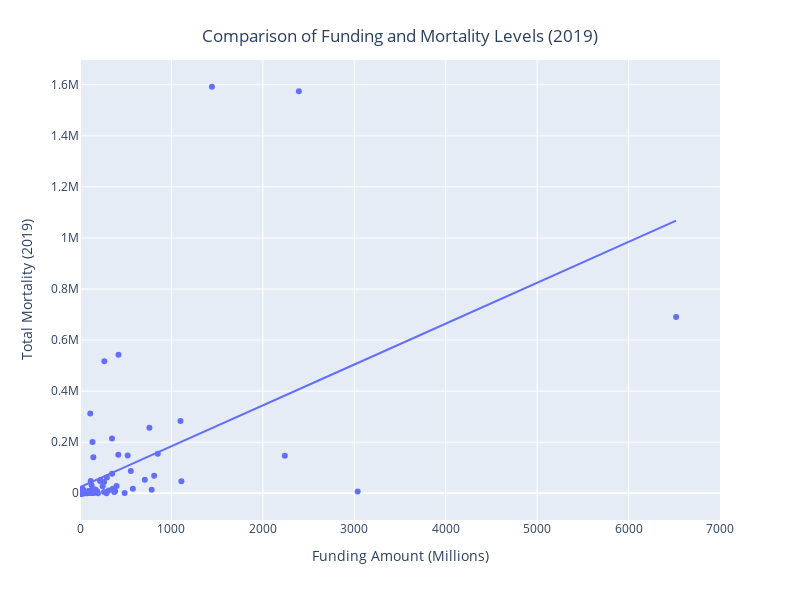

The notebook cell this image was saved under:
### Markdown cell above
We then plotted mortality compared to funding in 2019, with a simple linear (OLS) regression. Since there was a high concentration of categories in the lower left corner of the plot, we used plotly to facilitate zooming in on the plot. Hovering over the points shows the funding category.

### Code cell
fig3a = px.scatter(df2019, x="2019", y="2019_US_Mortality_19", hover_data=['research_category'], 
                trendline="ols", 
                labels={
                     "2019_US_Mortality_19": "Total Mortality (2019)",
                     "research_category": "Research Category",
                     "2019": "Funding Amount (Millions)"
                 }, 
                width=800, height=600)


fig3a.update_layout(
    title={
        'text': "Comparison of Funding and Mortality Levels (2019)",
        'y':0.95,
        'x':0.5,
        'xanchor': 'center',
        'yanchor': 'top'})

fig3a.update_layout(xaxis_range=[0,7000])

fig3a.write_image("figures/fig3a.png")

#fig3a.show()
py.iplot(fig3a, filename='fig3c')

### Figure 1 — Plotly figure (JSON) as saved in the notebook; plotly's stock layout.template omitted (floating-point values rounded to 4 significant figures)
{"data": [{"customdata": [["Acute Respiratory Distress Syndrome "], ["Alcoholism, Alcohol Use and Health 1"], ["Allergic Rhinitis (Hay Fever) "], ["Alzheimer's Disease "], ["Anorexia "], ["Aphasia "], ["Asthma "], ["Ataxia Telangiectasia "], ["Atherosclerosis "], ["Attention Deficit Disorder (ADD) "], ["Autism "], ["Brain Cancer "], ["Breast Cancer "], ["Cachexia "], ["Cancer "], ["Cardiovascular "], ["Cerebral Palsy "], ["Cerebrovascular "], ["Cervical Cancer "], ["Chronic Fatigue Syndrome (ME/CFS) "], ["Chronic Liver Disease and Cirrhosis "], ["Chronic Obstructive Pulmonary Disease "], ["Colo-Rectal Cancer "], ["Crohn's Disease "], ["Cystic Fibrosis "], ["Depression "], ["Diabetes 4"], ["Digestive Diseases - (Gallbladder) "], ["Digestive Diseases - (Peptic Ulcer) "], ["Down Syndrome "], ["Dystonia "], ["Eating Disorders 6"], ["Emphysema "], ["Endometriosis "], ["Epilepsy "], ["Fetal Alcohol Syndrome "], ["Fibroid Tumors (Uterine) "], ["Fibromyalgia "], ["Fragile X Syndrome "], ["Frontotemporal Dementia (FTD) "], ["Heart Disease "], ["Heart Disease - Coronary Heart Disease "], ["Hepatitis - A "], ["Hepatitis - B "], ["Hepatitis - C "], ["HIV/AIDS 9"], ["Hodgkin's Disease "], ["Huntington's Disease "], ["Hypertension "], ["Inflammatory Bowel Disease "], ["Influenza "], ["Interstitial Cystitis "], ["Lead Poisoning "], ["Liver Cancer "], ["Liver Disease "], ["Lung Cancer "], ["Lupus "], ["Lyme Disease "], ["Lymphoma "], ["Macular Degeneration "], ["Malaria "], ["Mucopolysaccharidoses (MPS) "], ["Multiple Sclerosis "], ["Muscular Dystrophy "], ["Myasthenia Gravis "], ["Neonatal Respiratory Distress 20"], ["Neurofibromatosis "], ["Obesity "], ["Opioid Misuse and Addiction 26"], ["Osteogenesis Imperfecta "], ["Osteoporosis "], ["Otitis Media "], ["Ovarian Cancer "], ["Paget's Disease "], ["Pancreatic Cancer "], ["Parkinson's Disease "], ["Pelvic Inflammatory Disease "], ["Perinatal Period - Conditions Originating in Perinatal Period "], ["Pneumonia "], ["Pneumonia & Influenza "], ["Polycystic Kidney Disease "], ["Post-Traumatic Stress Disorder (PTSD) "], ["Preterm, Low Birth Weight and Health of the Newborn 21"], ["Prostate Cancer "], ["Psoriasis "], ["Rett Syndrome "], ["Rheumatoid Arthritis "], ["Schizophrenia "], ["Scleroderma "], ["Sepsis 15"], ["Sickle Cell Disease "], ["Spina Bifida "], ["Spinal Cord Injury "], ["Spinal Muscular Atrophy "], ["Stroke "], ["Sudden Infant Death Syndrome "], ["Suicide "], ["Temporomandibular Muscle/Joint Disorder (TMJD) "], ["Tourette Syndrome "], ["Transmissible Spongiform Encephalopathy (TSE) "], ["Tuberculosis "], ["Tuberous Sclerosis "], ["Uterine Cancer "], ["West Nile Virus "]], "hovertemplate": "Funding Amount (Millions)=%{x}<br>Total Mortality (2019)=%{y}<br>Research Category=%{customdata[0]}<extra></extra>", "legendgroup": "", "marker": {"color": "#636efa", "symbol": "circle"}, "mode": "markers", "name": "", "orientation": "v", "showlegend": false, "type": "scatter", "x": [126, 556, 7, 2240, 11, 43, 313, 8, 400, 64, 290, 359, 709, 19, 6520, 2394, 28, 759, 106, 15, 351, 112, 294, 76, 82, 578, 1099, 16, 8, 86, 18, 44, 27, 13, 188, 34, 17, 13, 37, 158, 1443, 421, 3, 67, 150, 3037, 12, 48, 266, 163, 384, 11, 11, 127, 851, 419, 121, 32, 248, 124, 196, 8, 111, 83, 5, 79, 36, 1109, 811, 12, 151, 13, 168, 2, 219, 224, 5, 784, 146, 521, 31, 138, 374, 263, 16, 15, 94, 263, 24, 137, 139, 16, 103, 13, 350, 11, 117, 17, 11, 34, 488, 25, 36, 24], "xaxis": "x", "y": [10482, 87566, 98, 146659, 124, 2477, 10753, 14, 28625, 85, 362, 17862, 52938, 10313, 690509, 1574518, 3822, 256352, 4687, 16, 76761, 312688, 61368, 2182, 451, 18054, 283378, 6626, 7114, 2249, 241, 217, 17786, 40, 7711, 19, 100, 592, 38, 2300, 1592187, 542903, 225, 1672, 14242, 7150, 1446, 1367, 516955, 3646, 7611, 39, 2, 30898, 154284, 150790, 3554, 96, 27075, 718, 9, 73, 6497, 1208, 2000, 791, 360, 47466, 68126, 85, 7252, 91, 14620, 131, 48250, 52359, 366, 13712, 140661, 148272, 801, 1993, 4854, 44395, 572, 85, 9211, 4624, 8, 201142, 975, 408, 1410, 117, 214334, 1277, 47612, 1, 20, 658, 982, 59, 13036, 90], "yaxis": "y"}, {"hovertemplate": "<b>OLS trendline</b><br>2019_US_Mortality_19 = 160.163 * 2019 + 23827.6<br>R<sup>2</sup>=0.270612<br><br>Funding Amount (Millions)=%{x}<br>Total Mortality (2019)=%{y} <b>(trend)</b><extra></extra>", "legendgroup": "", "marker": {"color": "#636efa", "symbol": "circle"}, "mode": "lines", "name": "", "showlegend": false, "type": "scatter", "x": [2, 3, 5, 5, 7, 8, 8, 8, 11, 11, 11, 11, 11, 12, 12, 13, 13, 13, 13, 15, 15, 16, 16, 16, 17, 17, 18, 19, 24, 24, 25, 27, 28, 31, 32, 34, 34, 36, 36, 37, 43, 44, 48, 64, 67, 76, 79, 82, 83, 86, 94, 103, 106, 111, 112, 117, 121, 124, 126, 127, 137, 138, 139, 146, 150, 151, 158, 163, 168, 188, 196, 219, 224, 248, 263, 263, 266, 290, 294, 313, 350, 351, 359, 374, 384, 400, 419, 421, 488, 521, 556, 578, 709, 759, 784, 811, 851, 1099, 1109, 1443, 2240, 2394, 3037, 6520], "xaxis": "x", "y": [24150.0, 24310.0, 24630.0, 24630.0, 24950.0, 25110.0, 25110.0, 25110.0, 25590.0, 25590.0, 25590.0, 25590.0, 25590.0, 25750.0, 25750.0, 25910.0, 25910.0, 25910.0, 25910.0, 26230.0, 26230.0, 26390.0, 26390.0, 26390.0, 26550.0, 26550.0, 26710.0, 26870.0, 27670.0, 27670.0, 27830.0, 28150.0, 28310.0, 28790.0, 28950.0, 29270.0, 29270.0, 29590.0, 29590.0, 29750.0, 30710.0, 30870.0, 31520.0, 34080.0, 34560.0, 36000.0, 36480.0, 36960.0, 37120.0, 37600.0, 38880.0, 40320.0, 40800.0, 41610.0, 41770.0, 42570.0, 43210.0, 43690.0, 44010.0, 44170.0, 45770.0, 45930.0, 46090.0, 47210.0, 47850.0, 48010.0, 49130.0, 49930.0, 50740.0, 53940.0, 55220.0, 58900.0, 59700.0, 63550.0, 65950.0, 65950.0, 66430.0, 70270.0, 70920.0, 73960.0, 79880.0, 80040.0, 81330.0, 83730.0, 85330.0, 87890.0, 90940.0, 91260.0, 102000.0, 107300.0, 112900.0, 116400.0, 137400.0, 145400.0, 149400.0, 153700.0, 160100.0, 199800.0, 201400.0, 254900.0, 382600.0, 407300.0, 510200.0, 1068000.0], "yaxis": "y"}], "layout": {"height": 600, "legend": {"tracegroupgap": 0}, "margin": {"t": 60}, "title": {"text": "Comparison of Funding and Mortality Levels (2019)", "x": 0.5, "xanchor": "center", "y": 0.95, "yanchor": "top"}, "width": 800, "xaxis": {"anchor": "y", "domain": [0, 1], "range": [0, 7000], "title": {"text": "Funding Amount (Millions)"}, "type": "linear"}, "yaxis": {"anchor": "x", "autorange": true, "domain": [0, 1], "range": [-104800.0, 1697000.0], "title": {"text": "Total Mortality (2019)"}, "type": "linear"}}}
